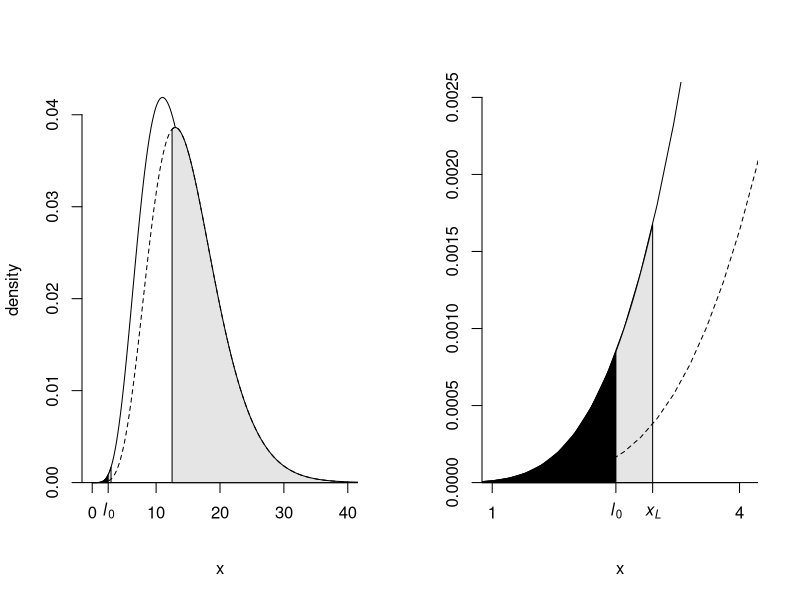

This chart was generated by the following R code:
rm(list = ls())
lambda.0 <- 6.5 ; l <- 2.5 ; alpha <- 0.1
round(c(lambda.0 = lambda.0, 
  x.L = qchisq(alpha / 2, 2 * lambda.0) / 2, 
  x.H = qchisq(1 - alpha / 2, 2 * (lambda.0 + 1)) / 2, l = l,
  alpha = alpha / 2), 3)
  
(lower.p <- pchisq(2 * l, 2 * lambda.0))
(upper.p <- 1 - pchisq(2 * l, 2 * (lambda.0 + 1)))
p.value <- min(lower.p, upper.p)
round(c(lambda.0 = lambda.0, l = l, alpha = alpha / 2,
  p.value = p.value), 3)  


x <- seq(0, 40, length = 201)

# lower-tailed density
# openg(4.5, 2.5)
par(mfrow = c(1, 2))
plot(x, dchisq(x, 2 * lambda.0) / 2, type = 'l', ylab = 'density', axes = FALSE)
axis(2)
abline(h = 0)

# lower significance polygon
x.low <- seq(0, qchisq(alpha / 2, 2 * lambda.0) / 2, length = 201)
x.poly <- c(0, x.low, x.low[201], 0)
y.low <- dchisq(x.low, 2 * lambda.0) / 2
y.poly <- c(0, y.low, 0, 0)
polygon(x.poly, y.poly, col = 'gray90')

# p-value polygon
x.low <- seq(0, l, length = 201)
x.poly <- c(0, x.low, x.low[201], 0)
y.low <- dchisq(x.low, 2 * lambda.0) / 2
y.poly <- c(0, y.low, 0, 0)
polygon(x.poly, y.poly, col = 'black')

axis(1, pos = 0, at = c(0, l, 10, 20, 30, 40), 
  labels = c(0, expression(italic(l[0])), 10, 20, 30, 40))

# upper significance polygon
x.low <- seq(qchisq(1 - alpha / 2, 2 * (lambda.0 + 1)) / 2, 60, length = 201)
x.poly <- c(x.low[1], x.low[1], x.low, x.low[1])
y.low <- dchisq(x.low, 2 * (lambda.0 + 1)) / 2
y.poly <- c(0, y.low[1], y.low, 0)
polygon(x.poly, y.poly, col = 'gray90')

lines(x, dchisq(x, 2 * (lambda.0 + 1)) / 2, lty = 2)


# second panel
plot(x, dchisq(x, 2 * lambda.0) / 2, type = 'l', ylab = '',
  xlim = c(1, 4.1), ylim = c(0, 0.0025), axes = FALSE)
axis(2)
abline(h = 0)
x.low <- seq(0, qchisq(alpha / 2, 2 * lambda.0) / 2, length = 201)
x.poly <- c(0, x.low, x.low[201], -0)
y.low <- dchisq(x.low, 2 * lambda.0) / 2
y.poly <- c(0, y.low, 0, 0)
polygon(x.poly, y.poly, col = 'gray90')

x.low <- seq(0, l, length = 201)
x.poly <- c(0, x.low, x.low[201], -0)
y.low <- dchisq(x.low, 2 * lambda.0) / 2
y.poly <- c(0, y.low, 0, 0)
polygon(x.poly, y.poly, col = 'black')
lines(x, dchisq(x, 2 * (lambda.0 + 1)) / 2, lty = 2)
axis(1, pos = 0, at = c(1, l, qchisq(alpha / 2, 2 * lambda.0) / 2, 4), 
  labels = c(1, expression(italic(l[0])), expression(italic(x[L])), 4))
# saveg('p-value-chi-square', 4.5, 2.5)
